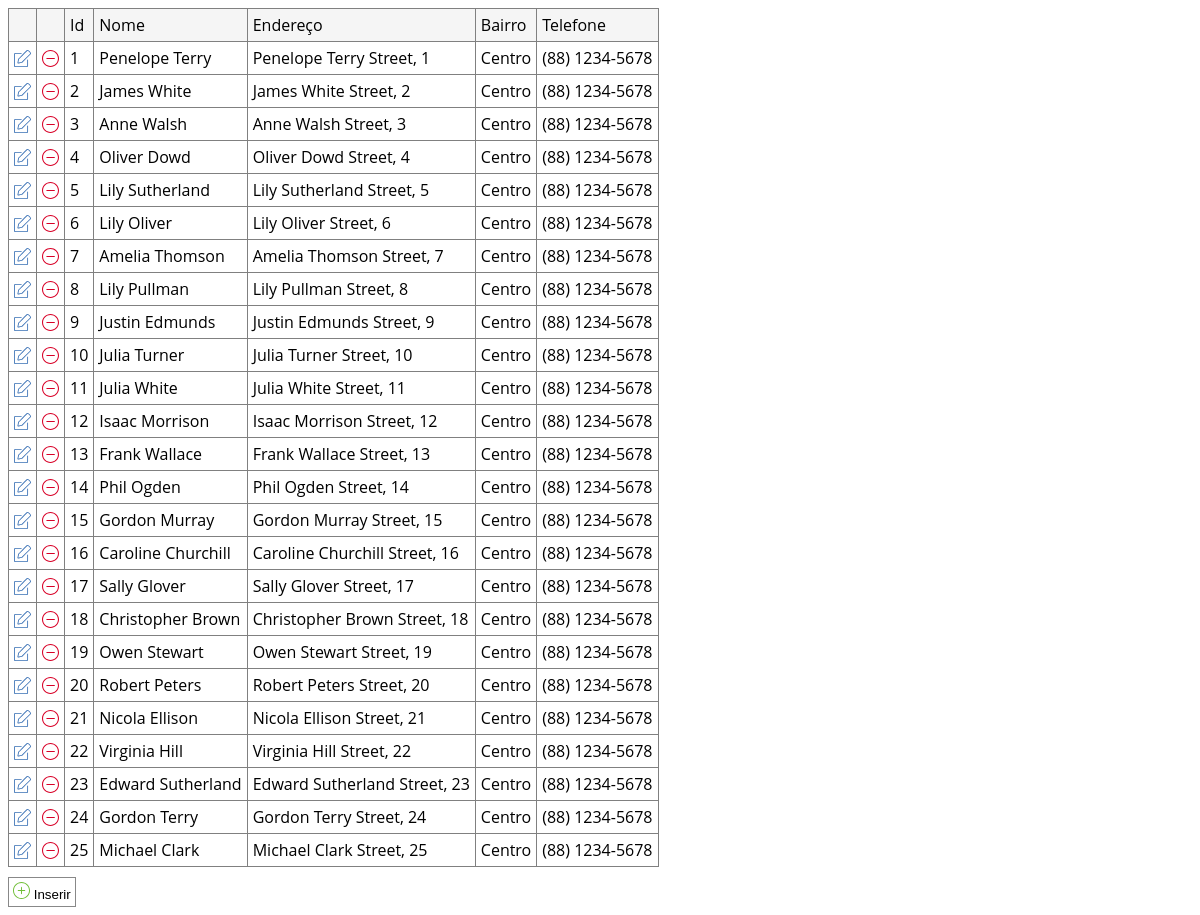
/modulo3/nivel1/pessoa_list.php, run on the app's committed database.
### tables this page shows
CREATE TABLE IF NOT EXISTS pessoa (
	id	integer NOT NULL,
	nome	text,
	endereco	text,
	bairro	text,
	telefone	text,
	email	text,
	id_cidade	integer,
	FOREIGN KEY(id_cidade) REFERENCES cidade(id),
	PRIMARY KEY(id)
);

### modulo3/nivel1/pessoa_list.php (the view, shortened to what this page needs)
<html>
    <head>
        <link href="css/list.css" rel="stylesheet" type="text/css" media="screen" />
    </head>
    <body>
    <table border=1>
    <thead>
        <tr>
            <td></td>
            <td></td>
            <td>Id</td>
            <td>Nome</td>
            <td>Endereço</td>
            <td>Bairro</td>
            <td>Telefone</td>
        </tr>
    </thead>
    <tbody>
        <?php
            $conn = mysqli_connect('127.0.0.1', 'root', '', 'livro');
            mysqli_set_charset($conn, "utf8mb4");
            $result = mysqli_query($conn, 'SELECT * from pessoa ORDER BY id');
            while ($row = mysqli_fetch_assoc($result))
            {
                $id        = $row['id'];
                $nome      = $row['nome'];
                $endereco  = $row['endereco'];
                $bairro    = $row['bairro'];
                $telefone  = $row['telefone'];
                print '<tr>';
                print "<td> <a href='pessoa_form_edit.php?id={$id}'>
                             <img src='images/edit.svg' style='width:17px'>
                            </a> </td>";
                print "<td> <a href='pessoa_delete.php?id={$id}'>
                             <img src='images/remove.svg' style='width:17px'>
                            </a> </td>";
                print "<td> {$id} </td>";
                print "<td> {$nome} </td>";
                print "<td> {$endereco} </td>";
                print "<td> {$bairro} </td>";
                print "<td> {$telefone} </td>";
                print '</tr>';
            }
        ?>
    </tbody>
    </table>
    <button onclick="window.location='pessoa_form_insert.php'">
        <img src="images/insert.svg" style="width:17px"> Inserir
    </button>
    </body>
</html>

### modulo3/nivel1/css/list.css (style rules this page uses)
table { border: 1px solid gray; border-collapse: collapse; font-family: 'Open Sans'; }
table > thead > tr { background: whitesmoke; }
table td { padding: 5px; }
button { background: white; border: 1px solid #888; margin-top: 10px; padding: 4px; cursor:pointer; }

### data on the page
pessoa: id "1", nome "Penelope Terry", endereco "Penelope Terry Street, 1", bairro "Centro", telefone "(88) 1234-5678"
pessoa: id "2", nome "James White", endereco "James White Street, 2", bairro "Centro", telefone "(88) 1234-5678"
pessoa: id "3", nome "Anne Walsh", endereco "Anne Walsh Street, 3", bairro "Centro", telefone "(88) 1234-5678"
pessoa: id "4", nome "Oliver Dowd", endereco "Oliver Dowd Street, 4", bairro "Centro", telefone "(88) 1234-5678"
pessoa: id "5", nome "Lily Sutherland", endereco "Lily Sutherland Street, 5", bairro "Centro", telefone "(88) 1234-5678"
pessoa: id "6", nome "Lily Oliver", endereco "Lily Oliver Street, 6", bairro "Centro", telefone "(88) 1234-5678"
pessoa: id "7", nome "Amelia Thomson", endereco "Amelia Thomson Street, 7", bairro "Centro", telefone "(88) 1234-5678"
pessoa: id "8", nome "Lily Pullman", endereco "Lily Pullman Street, 8", bairro "Centro", telefone "(88) 1234-5678"
pessoa: id "9", nome "Justin Edmunds", endereco "Justin Edmunds Street, 9", bairro "Centro", telefone "(88) 1234-5678"
pessoa: id "10", nome "Julia Turner", endereco "Julia Turner Street, 10", bairro "Centro", telefone "(88) 1234-5678"
pessoa: id "11", nome "Julia White", endereco "Julia White Street, 11", bairro "Centro", telefone "(88) 1234-5678"
pessoa: id "12", nome "Isaac Morrison", endereco "Isaac Morrison Street, 12", bairro "Centro", telefone "(88) 1234-5678"
pessoa: id "13", nome "Frank Wallace", endereco "Frank Wallace Street, 13", bairro "Centro", telefone "(88) 1234-5678"
pessoa: id "14", nome "Phil Ogden", endereco "Phil Ogden Street, 14", bairro "Centro", telefone "(88) 1234-5678"
pessoa: id "15", nome "Gordon Murray", endereco "Gordon Murray Street, 15", bairro "Centro", telefone "(88) 1234-5678"
pessoa: id "16", nome "Caroline Churchill", endereco "Caroline Churchill Street, 16", bairro "Centro", telefone "(88) 1234-5678"
pessoa: id "17", nome "Sally Glover", endereco "Sally Glover Street, 17", bairro "Centro", telefone "(88) 1234-5678"
pessoa: id "18", nome "Christopher Brown", endereco "Christopher Brown Street, 18", bairro "Centro", telefone "(88) 1234-5678"
pessoa: id "19", nome "Owen Stewart", endereco "Owen Stewart Street, 19", bairro "Centro", telefone "(88) 1234-5678"
pessoa: id "20", nome "Robert Peters", endereco "Robert Peters Street, 20", bairro "Centro", telefone "(88) 1234-5678"
pessoa: id "21", nome "Nicola Ellison", endereco "Nicola Ellison Street, 21", bairro "Centro", telefone "(88) 1234-5678"
pessoa: id "22", nome "Virginia Hill", endereco "Virginia Hill Street, 22", bairro "Centro", telefone "(88) 1234-5678"
pessoa: id "23", nome "Edward Sutherland", endereco "Edward Sutherland Street, 23", bairro "Centro", telefone "(88) 1234-5678"
pessoa: id "24", nome "Gordon Terry", endereco "Gordon Terry Street, 24", bairro "Centro", telefone "(88) 1234-5678"
pessoa: id "25", nome "Michael Clark", endereco "Michael Clark Street, 25", bairro "Centro", telefone "(88) 1234-5678"
